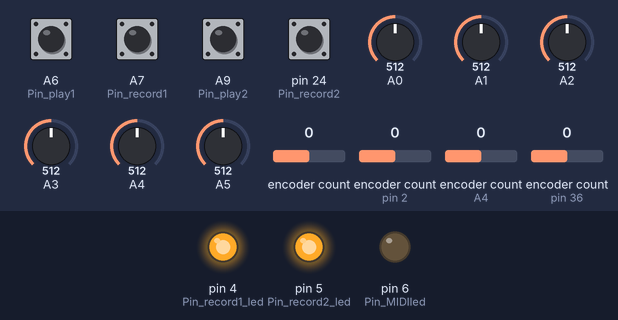
This sketch was run on a simulated Teensy 4. Parts: output pins drawn as LEDs (lit = HIGH). The inputs (shaded band) are chosen by the test bench; at power-on: A6 (Pin_play1), A7 (Pin_record1), A9 (Pin_play2), pin 24 (Pin_record2) HIGH, encoder count 0, A0 = 512, A1 = 512, A2 = 512, A3 = 512, A4 = 512, A5 = 512, encoder count (sensors on pin 2, A4, pin 36) 0.

Above: at 1.2 s.
1.3 s: encoder count (sensor 0) set to 1
Timing chart, 0 to 4.3 s (numbered marks = the images above; inputs shaded):
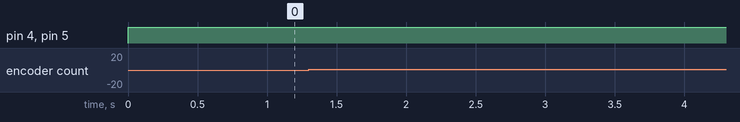

The sketch:

CollidoscopeTeensy_new.ino
```cpp
// (licence header left out)
#include <Encoder.h>
#include <Bounce.h>

///////////////////////////////////////////////////
//MIDI settings
const int midi_chan_inst1 = 1; // MIDI channel for Instrument 1
const int midi_chan_inst2 = 2; // MIDI channel for Instrument 2

const int cc_length = 1;    // MIDI cc controlling selection length
const int cc_duration = 2;  // MIDI cc controlling grain duration
const int cc_filter = 7;    // MIDI cc controlling LP filter
const int cc_play = 4;      // MIDI cc controlling PLAY
const int cc_record = 5;    // MIDI cc controlling RECORD

///////////////////////////////////////////////////
// Interface Inputs

//Buttons

const int Pin_play1 = 20;       //B0
const int Pin_record1 = 21;     //B1
const int Pin_play2 = 23;       //B3
const int Pin_record2 = 24;     //B4
const int Pin_record1_led =  4; //D4
const int Pin_record2_led =  5; //D5
const int Pin_MIDIled =  6;

Bounce button1 = Bounce(Pin_play1, 5);
Bounce button2 = Bounce(Pin_record1, 5);
Bounce button3 = Bounce(Pin_play2, 5);
Bounce button4 = Bounce(Pin_record2, 5);


//Encoders
Encoder Enc1 (0, 1);  //Encoder for section length on Wavejet 1
Encoder Enc2 (2, 3);  //Encoder for section length on Wavejet 2
Encoder Enc3 (36, 37); //Encoder for duration of Wavejet 1 [granularisation effect]
Encoder Enc4 (18, 19); //Encoder for duration of Wavejet 2 [granularisation effect]


// Variables
const int jitter_thresh = 10; // threshold value for analog INs to make up for input jitter

//Store recent values to detect parameter change
long Enc1_old = -999;
long Enc2_old = -999;

long Enc3_old = -999;
long Enc4_old = -999;

uint16_t Jet1_old = 0;
int16_t Jet1_old_MIDI = -1;
uint16_t Jet2_old = 0;
int16_t Jet2_old_MIDI = -1;

uint16_t filter1_old = 0;
int16_t filter1_old_MIDI = -1;
uint16_t filter2_old = 0;
int16_t filter2_old_MIDI = -1;

uint16_t dur1_old = 0;
int16_t dur1_old_MIDI = -1;
uint16_t dur2_old = 0;
int16_t dur2_old_MIDI = -1;


void setup()
{
  pinMode(Pin_play1, INPUT_PULLUP);
  pinMode(Pin_record1, INPUT_PULLUP);
  pinMode(Pin_play2, INPUT_PULLUP);
  pinMode(Pin_record2, INPUT_PULLUP);


  pinMode(Pin_MIDIled, OUTPUT);
  pinMode(Pin_record1_led, OUTPUT);
  pinMode(Pin_record2_led, OUTPUT);
}

void loop()
{
  digitalWrite(Pin_MIDIled, LOW);
  digitalWrite(Pin_record1_led, HIGH);
  digitalWrite(Pin_record2_led, HIGH);

  button1.update();
  button2.update();
  button3.update();
  button4.update();

  uint16_t Jet1_new = analogRead(0);      //read Wavejet/Rail 1; ADJUST INPUT RANGE ACCORDING TO SENSOR
  uint16_t Jet2_new = analogRead(1);      //read Wavejet/Rail 2; ADJUST INPUT RANGE ACCORDING TO SENSOR
  uint16_t filter1_new = analogRead(2);   //read filter Instrument 1; ADJUST INPUT RANGE ACCORDING TO SENSOR
  uint16_t filter2_new = analogRead(4);   //read filter Instrument 2; ADJUST INPUT RANGE ACCORDING TO SENSOR
  uint16_t dur1_new = analogRead(3);
  uint16_t dur2_new = analogRead(5);

  //------ SEND INSTRUMENT 1 MIDI -----------

  // Play button instrument 1
  if (button1.fallingEdge()){
   usbMIDI.sendControlChange(cc_play, 1, midi_chan_inst1);
  }

  if (button1.risingEdge()){
   usbMIDI.sendControlChange(cc_play, 0, midi_chan_inst1);
  }


  // Record button instrument 1
  if (button2.fallingEdge()){
   usbMIDI.sendControlChange(cc_record, 1, midi_chan_inst1);
  }

  // Selection start position instrument 1
  // <calibrate>
  if (Jet1_new > Jet1_old+jitter_thresh || Jet1_new < Jet1_old-jitter_thresh){

    int16_t midiVal = constrain( map(Jet1_new, 994, 121, 0, 149), 0, 149 );
    if( midiVal != Jet1_old_MIDI ){
      Jet1_old_MIDI = midiVal;
      usbMIDI.sendPitchBend( midiVal, midi_chan_inst1 );
    }

    Jet1_old = Jet1_new;
    digitalWrite(Pin_MIDIled, HIGH);
  }

  //Filter instrument 1
  // <calibrate>
  if ( filter1_new != filter1_old ) {

    int16_t midiVal = constrain( map(filter1_new, 137, 734, 0, 127), 0, 127 );
    if( midiVal != filter1_old_MIDI){
      filter1_old_MIDI = midiVal;
      usbMIDI.sendControlChange(cc_filter, midiVal, midi_chan_inst1);
    }

    filter1_old = filter1_new;
    digitalWrite(Pin_MIDIled, HIGH);
  }

  //Selection length instrument 1
  long Enc1_new = Enc1.read();
  Enc1_new = constrain(Enc1_new, 0, 127); //constrain to 7-bit MIDI range

  if (Enc1_new <= 0){ //Dynamic reset of counter to MIDI range
    Enc1.write(0);
  }
  else if (Enc1_new >= 127){
    Enc1.write(127);
  }

  if (Enc1_new != Enc1_old) {
    Enc1_old = Enc1_new;
    usbMIDI.sendControlChange(cc_length, Enc1_new, midi_chan_inst1);
    digitalWrite(Pin_MIDIled, HIGH);
  }

  //Grain duration instrument 1
  long Enc3_new = Enc3.read();
  Enc3_new = constrain(Enc3_new, 0, 127); //constrain to 7-bit MIDI range

  if (Enc3_new <= 0){
    Enc3.write(0);
  }
  else if (Enc3_new >= 127){
    Enc3.write(127);
  }

  if (Enc3_new != Enc3_old) {
    Enc3_old = Enc3_new;
    usbMIDI.sendControlChange(cc_duration, Enc3_new, midi_chan_inst1);
    digitalWrite(Pin_MIDIled, HIGH);
  }

  //------ SEND INSTRUMENT 2 MIDI -----------


  //Play button instrument 2
  if (button3.fallingEdge()) {
    usbMIDI.sendControlChange(cc_play, 1, midi_chan_inst2);
  }

  if (button3.risingEdge()) {
    usbMIDI.sendControlChange(cc_play, 0, midi_chan_inst2);
  }

  //Record button instrument 2
  if (button4.fallingEdge()) {
    usbMIDI.sendControlChange(cc_record, 1, midi_chan_inst2);
  }

  // Selection start position instrument 2
  // <calibrate>
  if (Jet2_new > Jet2_old+jitter_thresh || Jet2_new < Jet2_old-jitter_thresh) {

    int16_t midiVal = constrain( map( Jet2_new, 103, 993, 149, 0 ), 0, 149 );

    if( midiVal != Jet2_old_MIDI ){
      Jet2_old_MIDI = midiVal;
      usbMIDI.sendPitchBend( midiVal, midi_chan_inst2 );
    }

    Jet2_old = Jet2_new;
    digitalWrite(Pin_MIDIled, HIGH);
  }

  //Filter instrument 2
  // <calibrate>
  if ( filter2_new != filter2_old ) {

    int16_t midiVal = constrain( map(filter2_new, 125, 684, 0, 127), 0, 127 );
    if( midiVal != filter2_old_MIDI){
      filter2_old_MIDI = midiVal;
      usbMIDI.sendControlChange(cc_filter, midiVal, midi_chan_inst2);
    }

    filter2_old = filter2_new;
    digitalWrite(Pin_MIDIled, HIGH);
  }

  //Selection length instrument 2
  long Enc2_new = Enc2.read();
  Enc2_new = constrain(Enc2_new, 0, 127); //constrain to 7-bit MIDI range

  if (Enc2_new <= 0){ //Dynamic reset of counter to MIDI range
    Enc2.write(0);
  }
  else if (Enc2_new >= 127){
    Enc2.write(127);
  }

  if (Enc2_new != Enc2_old) {
    Enc2_old = Enc2_new;
    usbMIDI.sendControlChange(cc_length, Enc2_new, midi_chan_inst2);
    digitalWrite(Pin_MIDIled, HIGH);
  }

  //Grain duration instrument 2
  long Enc4_new = Enc4.read();
  Enc4_new = constrain(Enc4_new, 0, 127); //constrain to 7-bit MIDI range

  if (Enc4_new <= 0){
    Enc4.write(0);
  }
  else if (Enc4_new >= 127){
    Enc4.write(127);
  }

  if (Enc4_new != Enc4_old) {
    Enc4_old = Enc4_new;
    usbMIDI.sendControlChange(cc_duration, Enc4_new, midi_chan_inst2);
    digitalWrite(Pin_MIDIled, HIGH);
  }

}
```
